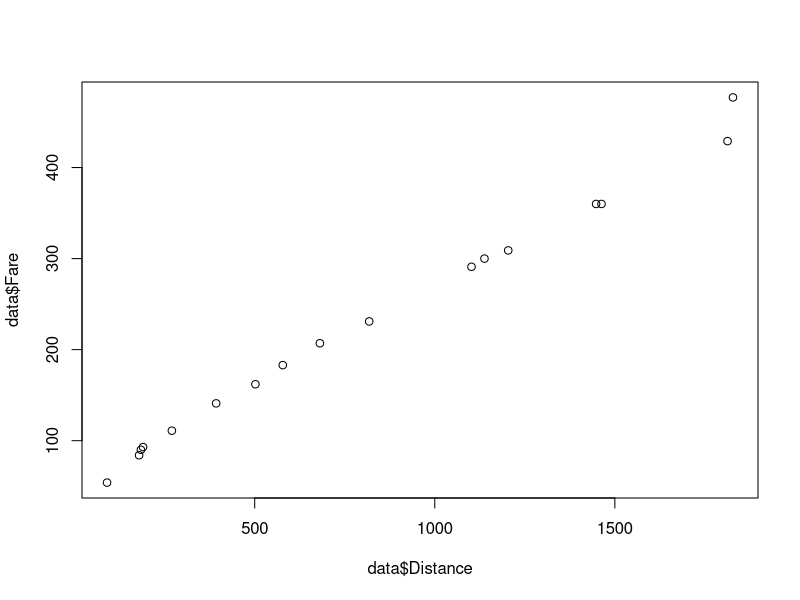
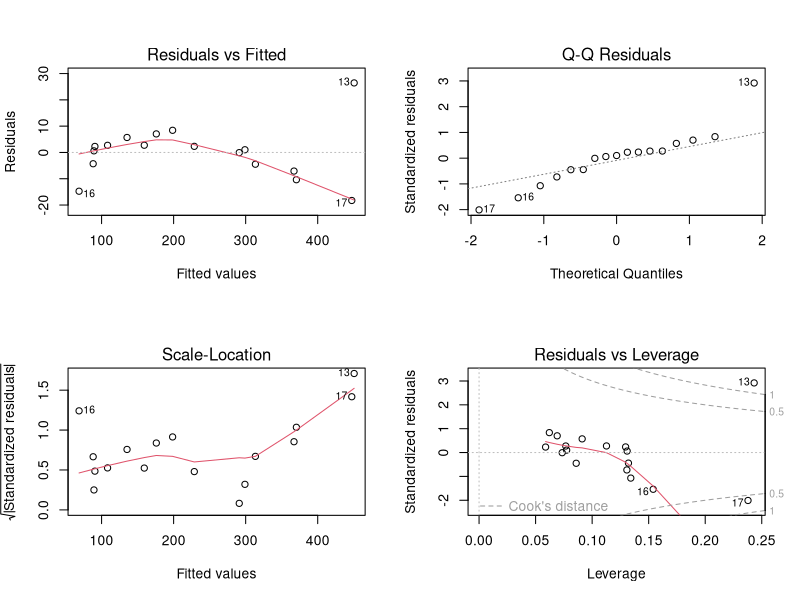

The R source for these figures, in order:
## ---- chunk 1
data <- read.table("airfares.txt", header=TRUE)

fit <- lm(Fare~Distance, data)
s <- summary(fit); s


plot(data$Distance, data$Fare)
par(mfrow=c(2,2)); plot(fit)

# residual vs fitted plot, 
#    indicates curlinear or another predictor missing from the model 
#    presence of unusual point 13
# qqplot 
#    heavy tailed
# residuals vs leverage plot
#    2 influential point 

# what to do
# remove point 13, since its unusual from residual vs fitted plot 
# should still keep point 17 even though it is influential, since it 
# reflects systematic pattern in the residual vs fitted plot 
# rest of data modeled with curvilinear relationship such as quadratic

